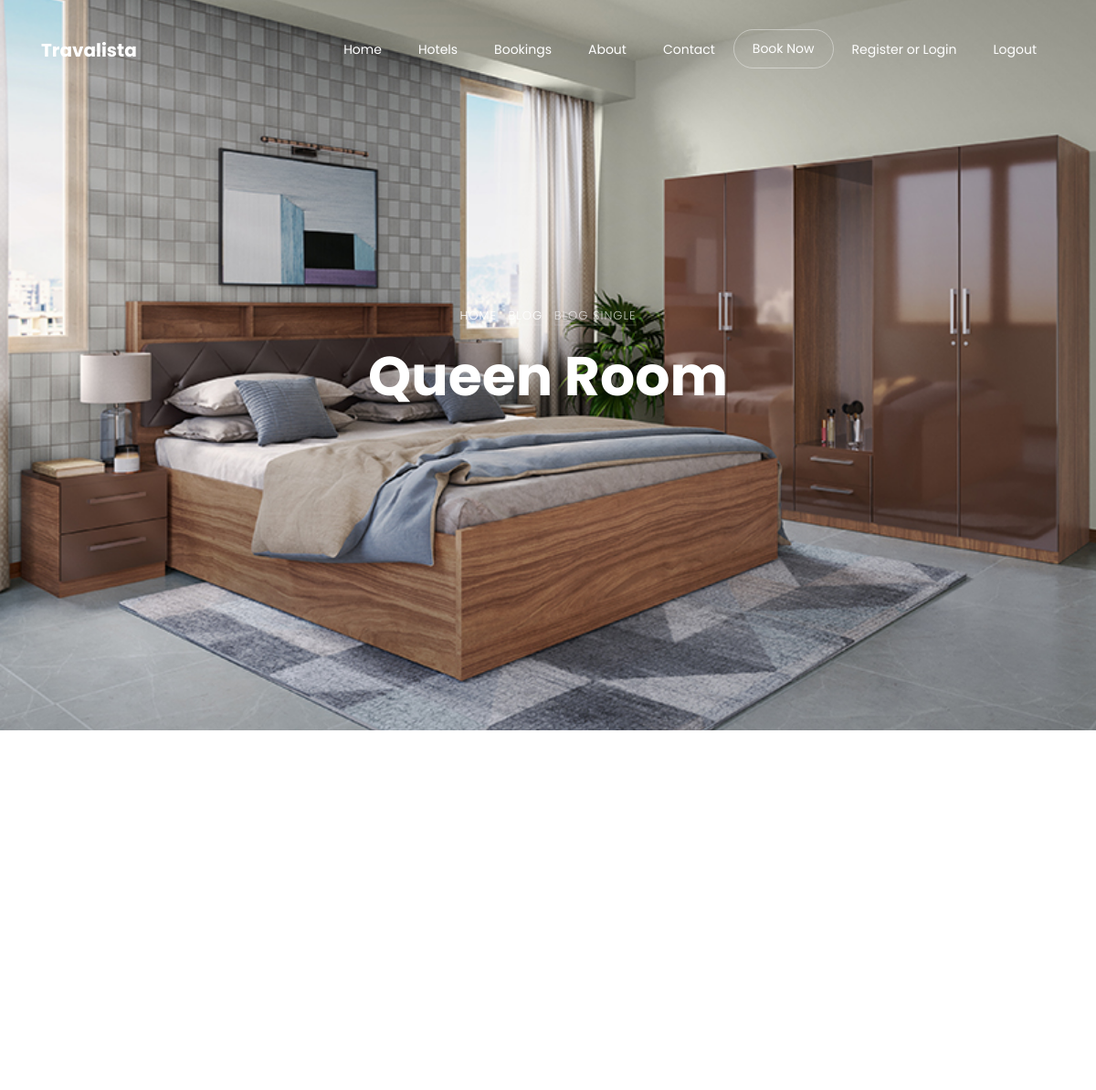
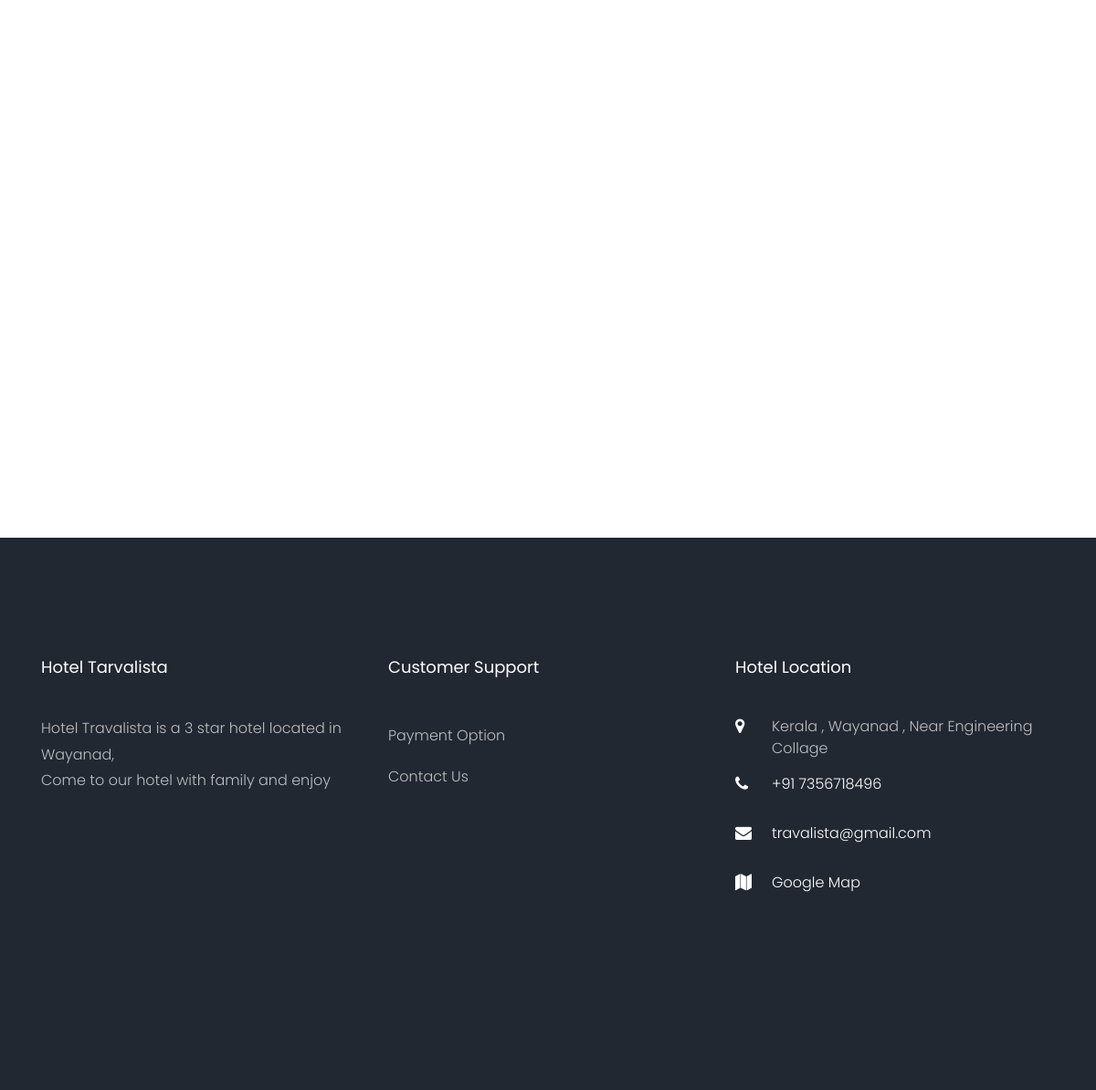
The app's page /Frontend/room_single/1/ with its own data (2 pictures, top to bottom).
### Backend/models.py (models this page shows)
class roomdb(models.Model):
    catname = models.CharField(max_length=25,null=True,blank=True)
    roomname = models.CharField(max_length=25,null=True,blank=True)
    roomdescription = models.CharField(max_length=125,null=True,blank=True)
    price = models.IntegerField(null=True,blank=True)
    image = models.ImageField(upload_to="room_image",null=True,blank=True)

### Frontend/views.py (the view)
# urls.py: path('room_single/<int:room_id>/',views.room_single,name="room_single"),
def room_single(request,room_id):
    data = roomdb.objects.get(id=room_id)
    return render(request,"HotelRoomSingle.html",{'data':data})

### Frontend/templates/HotelRoomSingle.html (shortened to what this page needs)
<!DOCTYPE html>
{% load static %}
<html lang="en">
<head>
    <link rel="stylesheet" href="{% static 'assets/LOGIN/rating.css' %}">
    <link rel="stylesheet" href="https://cdnjs.cloudflare.com/ajax/libs/font-awesome/4.7.0/css/font-awesome.min.css">
    <link href="https://cdn.jsdelivr.net/npm/bootstrap@5.3.2/dist/css/bootstrap.min.css" rel="stylesheet"
>
    <link rel="stylesheet" href="{% static 'assets/css/open-iconic-bootstrap.min.css' %}">
    <link rel="stylesheet" href="{% static 'assets/css/animate.css' %}">
    <link rel="stylesheet" href="{% static 'assets/css/owl.carousel.min.css' %}">
    <link rel="stylesheet" href="{% static 'assets/css/owl.theme.default.min.css' %}">
    <link rel="stylesheet" href="{% static 'assets/css/magnific-popup.css' %}">
    <link rel="stylesheet" href="{% static 'assets/css/aos.css' %}">
    <link rel="stylesheet" href="{% static 'assets/css/ionicons.min.css' %}">
    <link rel="stylesheet" href="{% static 'assets/css/bootstrap-datepicker.css' %}">
    <link rel="stylesheet" href="{% static 'assets/css/jquery.timepicker.css' %}">
    <link rel="stylesheet" href="{% static 'assets/css/flaticon.css' %}">
    <link rel="stylesheet" href="{% static 'assets/css/icomoon.css' %}">
    <link rel="stylesheet" href="{% static 'assets/css/style.css' %}">
</head>
<body>
<nav class="navbar navbar-expand-lg navbar-dark ftco_navbar bg-dark ftco-navbar-light" id="ftco-navbar">
    <div class="container">
        <a class="navbar-brand" href="index.html">Travalista</a>
        <div class="collapse navbar-collapse" id="ftco-nav">
            <ul class="navbar-nav ml-auto">
                <li class="nav-item "><a href="{% url 'home' %}" class="nav-link">Home</a></li>
                <li class="nav-item"><a href="{% url 'hotelindex' %}" class="nav-link">Hotels</a></li>
                <li class="nav-item"><a href="{% url 'bookingcart' %}" class="nav-link">Bookings</a></li>
                <li class="nav-item"><a href="{% url 'about' %}" class="nav-link">About</a></li>
                <li class="nav-item"><a href="{% url 'contact_us' %}" class="nav-link">Contact</a></li>
                <li class="nav-item cta"><a href="{% url 'book_now' %}" class="nav-link"><span>Book Now</span></a></li>
                {% if request.session.username %}
                <li class="nav-item cta"><span class="nav-link">User : {{request.session.username}}</span></li>
                {% else %}
                <li class="nav-item"><a href="{% url 'login_frontend' %}" class="nav-link">Register or Login</a></li>
                {% endif %}
                <li class="nav-item"><a href="{% url 'Userlogout' %}" class="nav-link">Logout</a></li>
            </ul>
        </div>
    </div>
</nav>
<div class="hero-wrap js-fullheight" style="background-image: url('{{data.image.url}}');">
    <div class="container">
        <div class="row no-gutters slider-text js-fullheight align-items-center justify-content-center"
             data-scrollax-parent="true">
            <div class="col-md-9 ftco-animate text-center" data-scrollax=" properties: { translateY: '70%' }">
                <p class="breadcrumbs" data-scrollax="properties: { translateY: '30%', opacity: 1.6 }"><span
                        class="mr-2"><a href="index.html">Home</a></span> <span class="mr-2"><a
                        href="blog.html">Blog</a></span> <span>Blog Single</span></p>
                <h1 class="mb-3 bread" data-scrollax="properties: { translateY: '30%', opacity: 1.6 }">
                    {{data.roomname}}</h1>
            </div>
        </div>
    </div>
</div>
<section class="ftco-section ftco-degree-bg">
    <div class="container">
        <div class="row">
        </div>
    </div>
</section>
<footer class="ftco-footer ftco-bg-dark ftco-section">
    <div class="container">
        <div class="row mb-5">
            <div class="col-md">
                <div class="ftco-footer-widget mb-4">
                    <h2 class="ftco-heading-2">Hotel Tarvalista</h2>
                    <p>Hotel Travalista is a 3 star hotel located in Wayanad,<br>Come to our hotel with family and enjoy</p>
                    <ul class="ftco-footer-social list-unstyled float-md-left float-lft mt-5">
                    </ul>
                </div>
            </div>
            <div class="col-md">
                <div class="ftco-footer-widget mb-4">
                    <h2 class="ftco-heading-2">Customer Support</h2>
                    <ul class="list-unstyled">
                        <li><a href="https://razorpay.com/" class="py-2 d-block">Payment Option</a></li>
                        <li><a href="{% url 'contact_us' %}" class="py-2 d-block">Contact Us</a></li>
                    </ul>
                </div>
            </div>
            <div class="col-md">
                <div class="ftco-footer-widget mb-4">
                    <h2 class="ftco-heading-2">Hotel Location</h2>
                    <div class="block-23 mb-3">
                        <ul>
                            <li><span class="icon icon-map-marker"></span><span class="text">Kerala , Wayanad , Near Engineering Collage </span>
                            </li>
                            <li><a href="#"><span class="icon icon-phone"></span><span
                                    class="text">+91 7356718496</span></a></li>
                            <li><a href="#"><span class="icon icon-envelope"></span><span class="text">travalista@gmail.com</span></a>
                            <li><a href="https://maps.app.goo.gl/8fvtAW5d7o9gedXh7"><span class="icon icon-map"></span><span class="text">Google Map</span></a>
                            </li>
                        </ul>
                    </div>
                </div>
            </div>
        </div>
    </div>
</footer>
</body>
</html>

### Frontend/static/assets/css/icomoon.css (style rules this page uses)
[class^="icon-"], [class*=" icon-"] { font-family: 'icomoon' !important; speak: none; font-style: normal; font-weight: normal; font-variant: normal; text-transform: none; line-height: 1; -webkit-font-smoothing: antialiased; -moz-osx-font-smoothing: grayscale; }
.icon-map-marker:before { content: "\f041"; }
.icon-phone:before { content: "\f095"; }
.icon-envelope:before { content: "\f0e0"; }
.icon-map:before { content: "\f279"; }

### records on screen
roomdb: image (picture), roomname "Queen Room"
